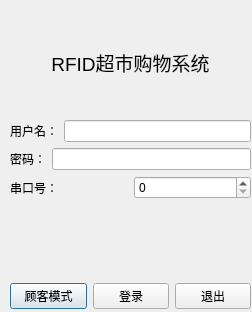
<?xml version="1.0" encoding="UTF-8"?>
<ui version="4.0">
 <class>Login</class>
 <widget class="QDialog" name="Login">
  <property name="geometry">
   <rect>
    <x>0</x>
    <y>0</y>
    <width>252</width>
    <height>312</height>
   </rect>
  </property>
  <property name="windowTitle">
   <string>Dialog</string>
  </property>
  <widget class="QWidget" name="layoutWidget">
   <property name="geometry">
    <rect>
     <x>10</x>
     <y>10</y>
     <width>241</width>
     <height>339</height>
    </rect>
   </property>
   <layout class="QVBoxLayout" name="verticalLayout_2">
    <item>
     <spacer name="verticalSpacer">
      <property name="orientation">
       <enum>Qt::Vertical</enum>
      </property>
      <property name="sizeHint" stdset="0">
       <size>
        <width>20</width>
        <height>28</height>
       </size>
      </property>
     </spacer>
    </item>
    <item>
     <widget class="QLabel" name="label_3">
      <property name="text">
       <string>&lt;html&gt;&lt;head/&gt;&lt;body&gt;&lt;p align=&quot;center&quot;&gt;&lt;span style=&quot; font-size:14pt;&quot;&gt;RFID超市购物系统&lt;/span&gt;&lt;/p&gt;&lt;/body&gt;&lt;/html&gt;</string>
      </property>
      <property name="indent">
       <number>0</number>
      </property>
     </widget>
    </item>
    <item>
     <spacer name="verticalSpacer_2">
      <property name="orientation">
       <enum>Qt::Vertical</enum>
      </property>
      <property name="sizeHint" stdset="0">
       <size>
        <width>20</width>
        <height>28</height>
       </size>
      </property>
     </spacer>
    </item>
    <item>
     <layout class="QVBoxLayout" name="verticalLayout">
      <item>
       <layout class="QHBoxLayout" name="horizontalLayout_2">
        <item>
         <widget class="QLabel" name="label">
          <property name="text">
           <string>用户名：</string>
          </property>
          <property name="buddy">
           <cstring>lineEdit</cstring>
          </property>
         </widget>
        </item>
        <item>
         <widget class="QLineEdit" name="lineEdit"/>
        </item>
       </layout>
      </item>
      <item>
       <layout class="QHBoxLayout" name="horizontalLayout_3">
        <item>
         <widget class="QLabel" name="label_2">
          <property name="text">
           <string>密码：</string>
          </property>
          <property name="buddy">
           <cstring>lineEdit_2</cstring>
          </property>
         </widget>
        </item>
        <item>
         <widget class="QLineEdit" name="lineEdit_2">
          <property name="echoMode">
           <enum>QLineEdit::Password</enum>
          </property>
         </widget>
        </item>
       </layout>
      </item>
      <item>
       <layout class="QHBoxLayout" name="horizontalLayout_4">
        <item>
         <widget class="QLabel" name="label_4">
          <property name="text">
           <string>串口号：</string>
          </property>
         </widget>
        </item>
        <item>
         <widget class="QSpinBox" name="spinBox"/>
        </item>
       </layout>
      </item>
     </layout>
    </item>
    <item>
     <spacer name="verticalSpacer_3">
      <property name="orientation">
       <enum>Qt::Vertical</enum>
      </property>
      <property name="sizeHint" stdset="0">
       <size>
        <width>20</width>
        <height>78</height>
       </size>
      </property>
     </spacer>
    </item>
    <item>
     <layout class="QHBoxLayout" name="horizontalLayout">
      <item>
       <widget class="QPushButton" name="pushButton">
        <property name="text">
         <string>顾客模式</string>
        </property>
       </widget>
      </item>
      <item>
       <widget class="QPushButton" name="pushButton_2">
        <property name="text">
         <string>登录</string>
        </property>
       </widget>
      </item>
      <item>
       <widget class="QPushButton" name="pushButton_3">
        <property name="text">
         <string>退出</string>
        </property>
       </widget>
      </item>
     </layout>
    </item>
    <item>
     <spacer name="verticalSpacer_4">
      <property name="orientation">
       <enum>Qt::Vertical</enum>
      </property>
      <property name="sizeHint" stdset="0">
       <size>
        <width>20</width>
        <height>40</height>
       </size>
      </property>
     </spacer>
    </item>
   </layout>
  </widget>
 </widget>
 <tabstops>
  <tabstop>lineEdit</tabstop>
  <tabstop>lineEdit_2</tabstop>
  <tabstop>spinBox</tabstop>
  <tabstop>pushButton_2</tabstop>
  <tabstop>pushButton</tabstop>
  <tabstop>pushButton_3</tabstop>
 </tabstops>
 <resources/>
 <connections/>
</ui>
